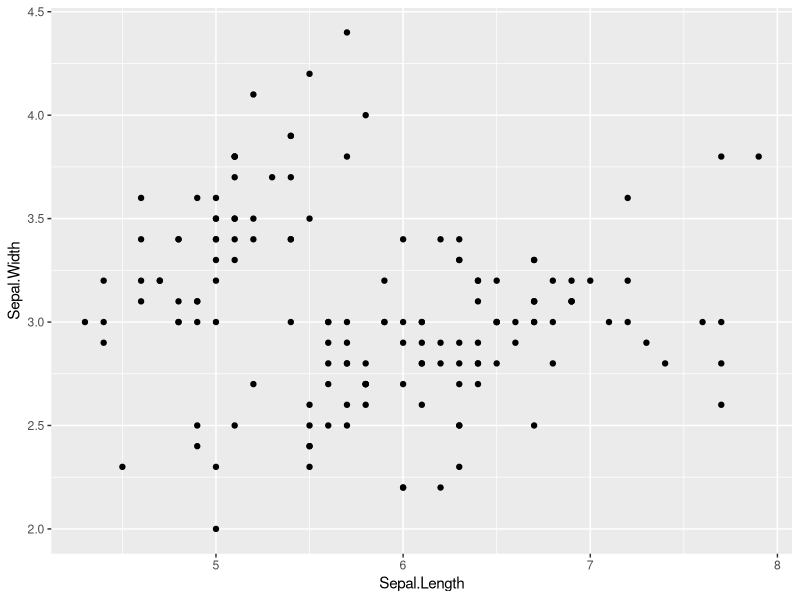
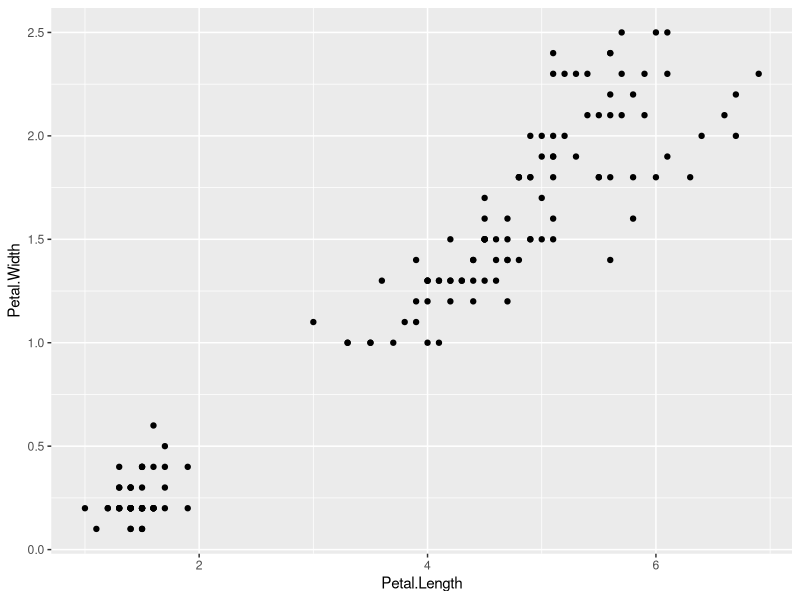
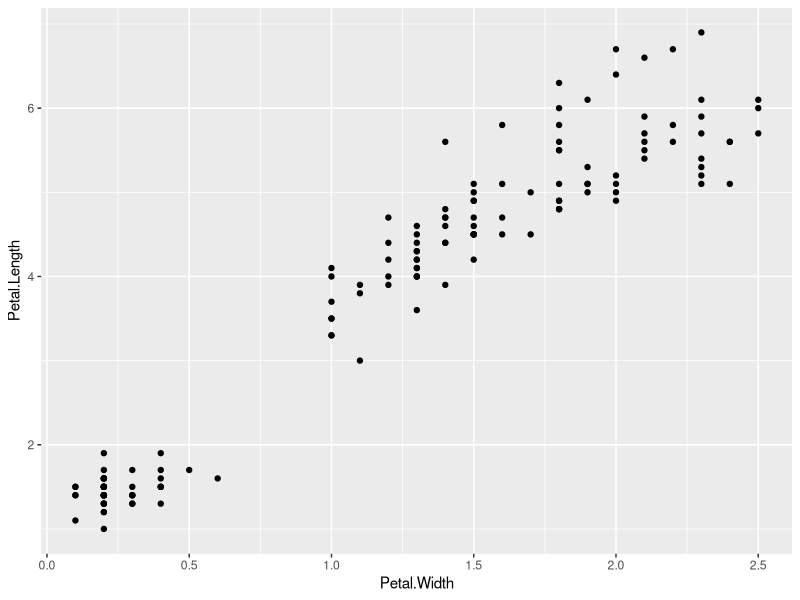
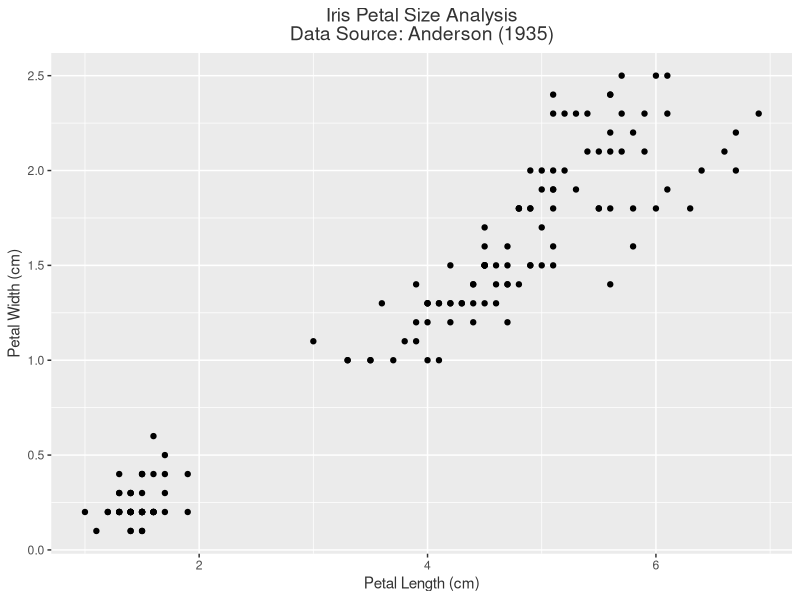
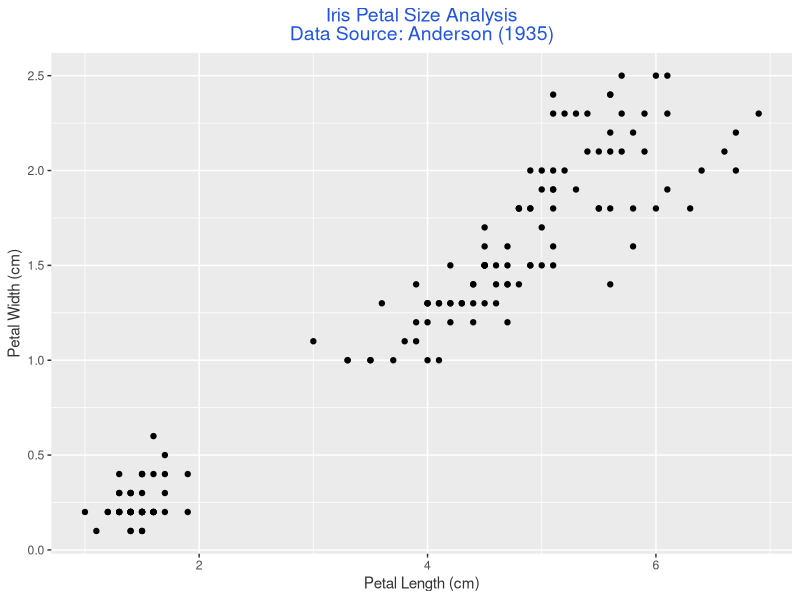
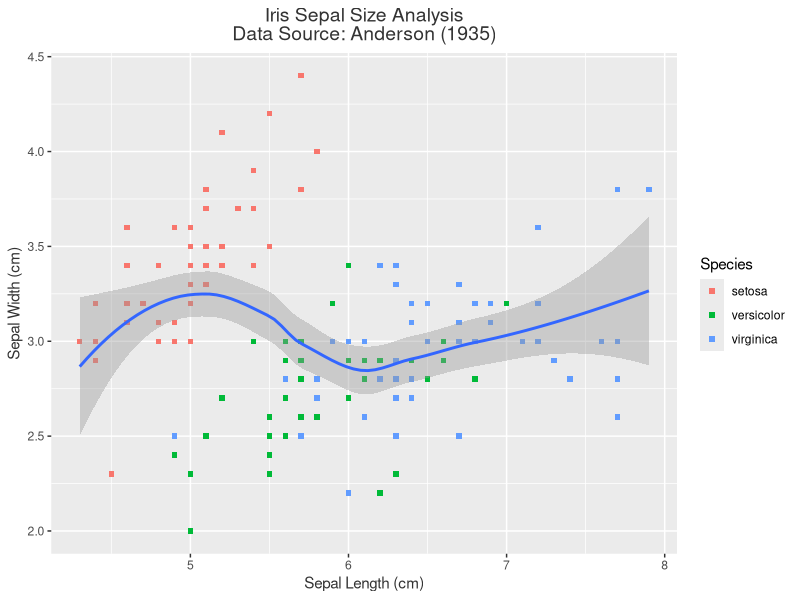

Recreate these plots in R, in order.
library(tidyverse)
library(ggplot2)

data(iris)

### Summarizing the data
head(iris)

colMeans(iris[-5])
colSums(iris[-5])
rowSums(iris[-5])

### Scatter plots
# basic scatter plot
ggplot(iris, aes(x=Sepal.Length, y=Sepal.Width)) + geom_point()
ggplot(iris, aes(x=Petal.Length, y=Petal.Width)) + geom_point()

# building on the scatter plots
plen <- ggplot(data=iris, aes(x=Petal.Length, y=Petal.Width))
plen +
  geom_point() +
  coord_flip()

ptcolor <- 'grey20' # plot text color
plen +
  geom_point() +
  ggtitle("Iris Petal Size Analysis\nData Source: Anderson (1935)") +
  labs(x="Petal Length (cm)", y="Petal Width (cm)") +
  theme(
    plot.title=element_text(size=14, lineheight=0.8, color=ptcolor, hjust=0.5),
    axis.title.x=element_text(color=ptcolor),
    axis.title.y=element_text(color=ptcolor))


common_theme <- function() {
  ptcolor <- 'grey20' # plot text color
  theme(
    plot.title=element_text(size=14, lineheight=0.8, color=ptcolor, hjust=0.5),
    axis.title.x=element_text(color=ptcolor),
    axis.title.y=element_text(color=ptcolor))
}

plen +
  geom_point() +
  ggtitle("Iris Petal Size Analysis\nData Source: Anderson (1935)") +
  labs(x="Petal Length (cm)", y="Petal Width (cm)") +
  common_theme() +
  theme(plot.title=element_text(color="#2255DD"))

ggplot(data=iris, aes(x=Sepal.Length, y=Sepal.Width)) +
  geom_point(aes(colour=Species), shape=15, size=1.5) +
  ggtitle("Iris Sepal Size Analysis\nData Source: Anderson (1935)") +
  labs(x="Sepal Length (cm)", y="Sepal Width (cm)") +
  common_theme() + 
  geom_smooth()

















